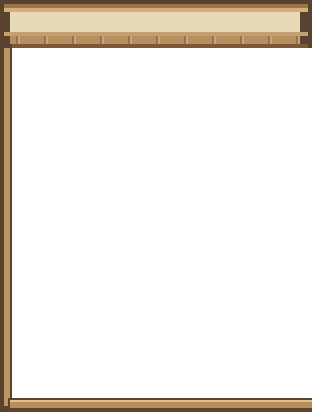
#> input picture assets/housing/interior/extension_walls_4.png, 312 x 412 px, given in place of ground.png, which was not available; the run also reads 1 picture not shown here
$ python generate_home_interior_assets.py
#> lines starting #> are read from the running program, lines starting #| are printed output that depends on the picture; pictures that were not available may be replaced by others from this repository, and a replacement may not be noted
"""Original cottage pixel furnishings, hand-programmed from the project's palette.
User-provided references guide warmth, material layering and room organization only.
No image extraction, stock/game assets, image-generation API or AI-image claim.
"""
from pathlib import Path
import random
from PIL import Image,ImageDraw
R=Path(__file__).resolve().parents[1]
D=R/'assets/housing/interior'
D.mkdir(parents=True,exist_ok=True)
O='#49352b'; DARK='#624535'; WOOD='#9a6b45'; WARM='#c29665'; LIGHT='#e1bb84'; PAPER='#ebdbb5'
def canvas(w,h):
 im=Image.new('RGBA',(w//2,h//2));return im,ImageDraw.Draw(im)
def save(im,name): im.resize((im.width*2,im.height*2),Image.NEAREST).save(D/(name+'.png'))
def shadow(d,box):
 x,y,w,h=box;d.ellipse((x-2,y+h-4,x+w+3,y+h+1),fill=(35,28,24,48));d.ellipse((x,y+h-3,x+w,y+h),fill=(35,28,24,74))
def wood(d,box,seed=1,palette=(O,DARK,WOOD,WARM,LIGHT)):
 x,y,w,h=box;r=random.Random(seed);a,b,c,e,f=palette
 d.rectangle((x,y,x+w-1,y+h-1),fill=a);d.rectangle((x+1,y+1,x+w-2,y+h-3),fill=c)
 d.line((x+1,y+1,x+w-2,y+1),fill=f);d.line((x+1,y+2,x+w-2,y+2),fill=e)
 for j in range(y+4,y+h-3,5):
  d.line((x+2,j,x+w-3,j),fill=b)
  if w>12:
   start=r.randint(x+3,x+w-8);d.line((start,j-2,min(start+r.randint(4,11),x+w-4),j-2),fill=e)
 d.line((x+w-2,y+3,x+w-2,y+h-3),fill=b)
def pot(d,x,y,s=1,flowers=False):
 d.ellipse((x-5*s,y-2*s,x+6*s,y+2*s),fill=(38,34,22,65))
 d.polygon([(x-4*s,y-8*s),(x+5*s,y-8*s),(x+3*s,y),(x-2*s,y)],fill='#926347')
 d.rectangle((x-5*s,y-10*s,x+6*s,y-7*s),fill='#c49065');d.line((x-3*s,y-6*s,x-2*s,y-1*s),fill='#d5aa78',width=s)
 for ox,oy in [(-6,-15),(4,-20),(-1,-25),(8,-12),(-7,-23)]:
  d.line((x,y-10*s,x+ox*s,y+oy*s),fill='#52623b',width=s)
  d.polygon([(x+ox*s,y+oy*s),(x+(ox-4)*s,y+(oy-4)*s),(x+(ox-2)*s,y+(oy-6)*s),(x+(ox+3)*s,y+(oy-2)*s)],fill='#6f854b')
  d.line((x+ox*s,y+oy*s,x+(ox-1)*s,y+(oy-3)*s),fill='#a2ad68',width=s)
  if flowers:d.rectangle((x+(ox-1)*s,y+(oy-5)*s,x+(ox+1)*s,y+(oy-3)*s),fill='#dca584')
def book(d,x,y,w=8,h=5,color='#66776e'):
 d.rectangle((x,y,x+w,y+h),fill=O);d.rectangle((x+1,y,x+w-1,y+h-1),fill=color)
 d.line((x+1,y+1,x+w-1,y+1),fill=PAPER);d.line((x+w-2,y+2,x+w-2,y+h-1),fill='#b4a181')
def rug(w,h,name,base='#486c5b',accent='#b5a270'):
 im,d=canvas(w,h);w//=2;h//=2
 d.rectangle((1,1,w-2,h-2),fill='#473d36');d.rectangle((2,2,w-3,h-3),fill=accent);d.rectangle((4,4,w-5,h-5),fill=base)
 d.rectangle((6,6,w-7,h-7),outline=accent);d.rectangle((8,8,w-9,h-9),outline='#7a865c')
 for x in range(6,w-5,5):
  d.line((x,2,x,3),fill=PAPER);d.line((x,h-4,x,h-3),fill=PAPER)
 for y in range(8,h-7,6):
  for x in range(10,w-9,8):d.polygon([(x,y-1),(x+2,y+1),(x,y+3),(x-2,y+1)],fill=accent)
 cx=w//2;cy=h//2
 for offset,color in [(10,accent),(7,base),(4,accent)]:d.polygon([(cx,cy-offset),(cx+offset,cy),(cx,cy+offset),(cx-offset,cy)],fill=color)
 save(im,name)
# Sixteen-pixel native plank tiles become the existing thirty-two-pixel map cells.
for polished in [False,True]:
 im=Image.open(R/'assets/tilesets/ground.png').convert('RGBA');tile=Image.new('RGBA',(16,16));d=ImageDraw.Draw(tile);r=random.Random(401 if polished else 127)
#> further down, im is the input picture: PIL image 312x412 RGBA; mean R, G, B, A 31.2, 26, 19.4, 46.7
 palette=['#aa784e','#b38155','#bc8b5d','#c39466'] if polished else ['#987047','#a7794e','#b38457','#ac7d51']
 for row in range(2):
  y=row*8;d.rectangle((0,y,15,y+7),fill=palette[row+1]);d.line((0,y,15,y),fill='#705035');d.line((0,y+1,15,y+1),fill='#c79c70')
  joint=4 if row==0 else 12;d.line((joint,y+1,joint,y+7),fill='#805839')
  for i in range(5):
   x=r.randint(0,12);yy=y+r.randint(3,6);d.line((x,yy,min(15,x+r.randint(2,7)),yy),fill=palette[r.randrange(len(palette))])
  d.point((joint+2,y+3),fill='#79573b')
 im.paste(tile.resize((32,32),Image.NEAREST),(224,0));im.save(D/('floor_polished_atlas.png' if polished else 'floor_oak_atlas.png'))
# Transparent wall cutaway; floor stays a real TileMap and props have individual footprints.
for level in range(1,5):
 im,d=canvas(640,464)
 d.rectangle((0,0,319,39),fill='#3c332c');d.rectangle((8,8,311,35),fill='#c19d70')
 for x in range(9,312,10):
  d.rectangle((x,9,x+8,34),fill=('#b99368' if (x//10)%3 else '#c9a77a'));d.line((x,10,x,33),fill='#99714f');d.line((x+1,10,x+1,31),fill='#dbb789')
 for y in [4,6,34,36]:d.rectangle((3,y,316,y+2),fill=O if y in [4,36] else '#a5784b')
 for x in [2,14,304,316]:
  d.rectangle((x,4,x+3,43),fill=O);d.line((x+1,6,x+1,39),fill='#b1895a')
 # Side and foreground cutaway wall beams with a true doorway recess.
 for x in [0,304]:
  if x==0:
   spans=[(40,215)] if level==1 else [(40,135),(184,215)]
  else:spans=[(40,215)]
  for a,b in spans:
   d.rectangle((x,a,x+15,b),fill='#514131');d.rectangle((x+2,a,x+11,b),fill='#99784f');d.line((x+3,a,x+3,b),fill='#c4a16d')
   for y in range(a+8,b,16):d.line((x+5,y,x+10,y+2),fill='#725537')
 for a,b in [(0,145),(175,319)]:
  d.rectangle((a,216,b,231),fill=O);d.rectangle((a+2,217,b-2,226),fill='#a07c51');d.line((a+2,218,b-2,218),fill='#d6b37b')
 d.rectangle((146,215,174,231),fill='#4d3a2a')
 for y in [218,222,226,230]:d.rectangle((147,y,173,y+2),fill='#af8856');d.line((148,y,172,y),fill='#e2be84')
 # Small decorative nail heads keep large beams from reading as flat rectangles.
 for x in [7,20,299,311]:
  for y in [7,36,220]:d.rectangle((x,y,x+1,y+1),fill='#493c2d');d.point((x,y),fill='#d4b982')
 save(im,'walls_'+str(level))
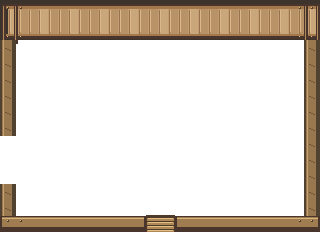
#> im: PIL image 320x232 RGBA; mean R, G, B, A 43.6, 34.3, 24.3, 78.4; transparent parts drawn white
# Window: leaded glass, layered frame, curtains and sill plants.
im,d=canvas(88,64);wood(d,(2,2,40,27),8)
d.rectangle((6,5,37,22),fill='#314c51');d.rectangle((7,6,36,21),fill='#7baaa4');d.rectangle((8,7,35,12),fill='#aacbc0')
for x in [10,20,30]:d.line((x,8,x-3,20),fill='#c8dfcc')
d.line((22,5,22,22),fill='#dfc193',width=2);d.line((6,14,38,14),fill='#dfc193',width=2)
d.polygon([(2,2),(11,2),(11,7),(8,14),(9,22),(4,23)],fill='#d0b889');d.line((6,3,6,12),fill='#e6d5a8')
d.polygon([(34,2),(42,2),(40,23),(35,21),(36,14),(32,7)],fill='#d0b889');d.line((38,3,38,12),fill='#edddb7')
wood(d,(0,25,44,5),5);save(im,'window')
# Shelf / dresser, ceramic dishes and varied book spines.
im,d=canvas(136,80);shadow(d,(2,6,64,31));wood(d,(3,2,62,35),41)
for yy in [6,17]:
 d.rectangle((7,yy,60,yy+8),fill='#523d2e')
 for j,x in enumerate(range(9,58,8)):
  if yy==6:
   d.ellipse((x,yy+2,x+5,yy+6),fill=['#9da58b','#c0ab7c','#7b9990'][j%3]);d.line((x+1,yy+2,x+4,yy+2),fill=PAPER)
  else:
   d.rectangle((x,yy+1,x+4,yy+6),fill=['#718977','#947965','#b69872'][j%3]);d.line((x+1,yy+2,x+3,yy+2),fill='#dcc89e')
for x in [8,34]:
 d.rectangle((x,28,x+24,33),fill='#765339');d.rectangle((x+1,28,x+23,31),fill='#af8253');d.rectangle((x+11,30,x+13,31),fill='#e7c68a')
d.ellipse((49,0,57,5),fill='#b7ad8d');d.ellipse((51,0,55,2),fill='#ddd1b2');save(im,'dresser')
#> in save (call 6), `def save(im,name): im.resize((im.width*2,im.height*2),Image.NEAREST).s..`:
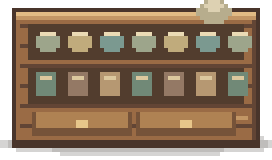
#> saved as dresser.png: PIL image 136x80 RGBA (shown 2 times larger); mean R, G, B, A 102.4, 81.4, 60.5, 207.1; transparent parts drawn white
# Bed has a detailed quilt, slats, pillow seams and carved posts in the original footprint.
for quilt in [False,True]:
 im,d=canvas(96,128);shadow(d,(1,3,45,59));wood(d,(2,1,43,61),31)
 d.rectangle((5,6,41,59),fill='#d2bd91');d.rectangle((7,9,39,22),fill='#eee2bf')
 d.line((8,10,38,10),fill='#fff0ce');d.line((8,20,38,20),fill='#b5a789');d.line((23,10,23,20),fill='#d0c5a6')
 d.rectangle((5,24,41,58),fill='#657c62' if not quilt else '#8f655b')
 for y in range(25,58,5):
  d.line((6,y,40,y),fill='#8e9c75' if not quilt else '#bd8e76')
  if quilt:
   for x in range(8,40,6):d.rectangle((x,y+1,x+2,y+3),fill='#d7b99c' if (x+y)%2 else '#6e6452')
  else:
   for x in [11,34]:d.line((x,y+1,x,y+3),fill='#b4bb93')
 d.rectangle((5,23,41,27),fill='#a8b18e' if not quilt else '#dbc29c');d.line((6,24,40,24),fill=PAPER)
 for x in [2,42]:
  d.rectangle((x,0,x+2,63),fill=O);d.line((x+1,3,x+1,60),fill='#b9935e');d.rectangle((x-1,0,x+3,3),fill='#dfbb7f')
 save(im,'bed_quilt' if quilt else 'bed')
#> this loop made 2 passes
#> pass 1, in save (call 7), `def save(im,name): im.resize((im.width*2,im.height*2),Image.NEAREST).s..`:
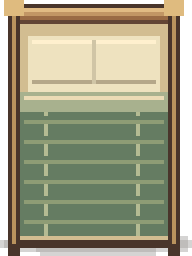
#> saved as bed.png: PIL image 96x128 RGBA (shown 2 times larger); mean R, G, B, A 128.5, 127.1, 100.2, 221.6; transparent parts drawn white
# Dining table, runner, earthenware and independent chairs.
im,d=canvas(120,84);shadow(d,(5,12,50,28));wood(d,(8,5,44,30),19)
for x in [9,47]:d.rectangle((x,31,x+3,40),fill=DARK);d.line((x+1,32,x+1,38),fill=WOOD)
d.rectangle((23,7,34,31),fill='#8b6556');d.line((24,8,24,30),fill='#c59c78');d.line((33,8,33,30),fill='#d1ab82')
d.ellipse((20,12,37,24),fill='#5b4d36');d.ellipse((21,12,36,22),fill='#b29158');d.ellipse((23,13,34,20),fill='#6c7845')
for x,y,c in [(26,16,'#cf9556'),(30,15,'#a95643'),(28,19,'#dcb568')]:d.rectangle((x,y,x+2,y+2),fill=c)
d.ellipse((39,9,45,15),fill='#b3b69a');d.ellipse((40,10,44,13),fill='#725744');save(im,'dining_table')
#> in save (call 9), `def save(im,name): im.resize((im.width*2,im.height*2),Image.NEAREST).s..`:
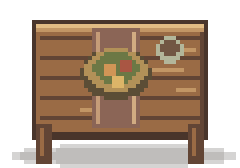
#> saved as dining_table.png: PIL image 120x84 RGBA (shown 2 times larger); mean R, G, B, A 77.3, 57.7, 40.8, 144.6; transparent parts drawn white
for name,flip in [('chair_left',False),('chair_right',True)]:
 im,d=canvas(28,48);wood(d,(2,2,10,18),5);d.rectangle((4,5,9,13),fill='#6c8066');d.line((5,6,5,12),fill='#9da87d');wood(d,(1,16,12,5),12)
 for x in [2,10]:d.rectangle((x,20,x+1,23),fill=O)
 if flip:im=im.transpose(Image.FLIP_LEFT_RIGHT)
 save(im,name)
# Kitchen: stone backsplash, stove with iron pan, sink/tap, worktop and lower cabinetry.
im,d=canvas(128,72);shadow(d,(1,8,62,26))
d.rectangle((1,0,62,15),fill='#a99a79')
for y in range(1,15,5):
 for x in range(2+(3 if y%2 else 0),62,7):d.rectangle((x,y,x+5,y+3),fill='#c3b390');d.line((x,y,x+5,y),fill='#d6c5a1')
wood(d,(2,14,59,19),20);d.rectangle((1,13,62,17),fill='#c3af88');d.line((2,13,61,13),fill='#ead3a6')
for x in [5,24,43]:
 d.rectangle((x,20,x+16,29),fill='#755139');d.rectangle((x+1,20,x+15,27),fill='#a4764e');d.rectangle((x+7,22,x+9,23),fill='#d4b47f')
d.rectangle((3,9,24,16),fill='#4c5550');d.rectangle((5,10,22,15),fill='#76827a');d.ellipse((8,10,16,14),fill='#333c37');d.ellipse((9,9,17,13),fill='#88958a');d.line((17,10,22,8),fill='#444d46',width=2)
d.rectangle((31,10,52,16),fill='#5e736d');d.rectangle((33,11,50,15),fill='#91b1a5');d.line((36,12,47,12),fill='#d9e4cb')
d.line((41,10,41,6),fill='#a3b5a6',width=2);d.line((41,6,46,6),fill='#d0d5b8',width=2);d.line((46,6,46,9),fill='#81998b')
wood(d,(55,5,7,10),4);d.rectangle((57,2,59,7),fill='#899968');d.ellipse((54,1,61,4),fill='#658253')
d.rectangle((8,22,18,28),fill='#3e4540');d.rectangle((10,23,16,26),fill='#b3814f');save(im,'kitchen')
#> in save (call 12), `def save(im,name): im.resize((im.width*2,im.height*2),Image.NEAREST).s..`:
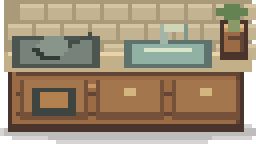
#> saved as kitchen.png: PIL image 128x72 RGBA (shown 2 times larger); mean R, G, B, A 131.6, 114.5, 89.9, 227.5; transparent parts drawn white
# Fireplace and hearth; warm stone has mortar, soot, embers and a stacked-wood niche.
for grand in [False,True]:
 im,d=canvas(96,112);shadow(d,(3,18,42,36));d.rectangle((7,1,40,39),fill='#55493d')
 for y in range(2,39,6):
  for x in range(8+(4 if y%12 else 0),39,9):
   d.rectangle((x,y,min(x+7,39),y+4),fill=['#7a7360','#8b816c','#6d6a59'][(x+y)//3%3]);d.line((x,y,min(x+7,39),y),fill='#a0967a')
 wood(d,(2,18,44,6),23);d.rectangle((9,26,38,47),fill='#413b31');d.rectangle((12,29,35,46),fill='#241f1c')
 d.rectangle((10,45,37,50),fill='#85806b');d.line((11,46,36,46),fill='#b0a38a')
 for x in [16,22,28]:d.rectangle((x,42,x+6,44),fill='#714a2c');d.line((x,42,x+5,42),fill='#bd7b3d')
 for x,h in [(16,7),(21,13),(27,10),(31,6)]:
  d.polygon([(x,43),(x-2,38),(x+1,43-h),(x+4,39),(x+3,43)],fill='#d88a36');d.polygon([(x+1,43),(x+1,38),(x+2,35),(x+3,43)],fill='#f0c45e')
 if grand:
  d.ellipse((18,8,30,18),fill='#473f32');d.ellipse((19,8,29,17),fill='#bba878');d.line((24,10,24,13),fill=O);d.line((24,13,27,14),fill=O)
 save(im,'fireplace_grand' if grand else 'fireplace')
#> this loop made 2 passes
#> pass 1, in save (call 13), `def save(im,name): im.resize((im.width*2,im.height*2),Image.NEAREST).s..`:
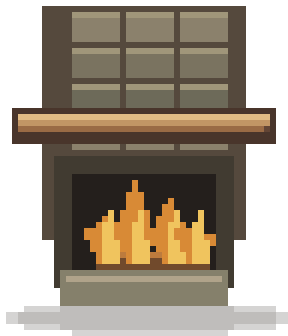
#> saved as fireplace.png: PIL image 96x112 RGBA (shown 3 times larger); mean R, G, B, A 75, 63.5, 47.8, 167.3; transparent parts drawn white
# Sofa, mail writing desk, storage chest and side study furniture.
im,d=canvas(88,56);shadow(d,(0,12,44,14));wood(d,(1,11,42,14),11)
d.rectangle((3,2,40,19),fill='#465e50');d.rectangle((5,3,38,16),fill='#788d69');d.line((6,4,37,4),fill='#aab18b')
for x in [4,22]:d.rectangle((x,15,x+17,23),fill='#8a9b74');d.line((x+1,16,x+16,16),fill='#b9bd94');d.line((x+2,22,x+15,22),fill='#657958')
for x in [0,38]:d.rectangle((x,10,x+5,25),fill='#59725a');d.line((x+1,11,x+4,11),fill='#a9b58c')
d.rectangle((6,6,14,14),fill='#bc9b74');d.line((8,8,12,12),fill='#e3c6a1');save(im,'sofa')
#> in save (call 15), `def save(im,name): im.resize((im.width*2,im.height*2),Image.NEAREST).s..`:
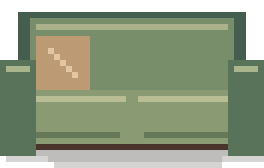
#> saved as sofa.png: PIL image 88x56 RGBA (shown 3 times larger); mean R, G, B, A 100.2, 110.8, 84.7, 207.3; transparent parts drawn white
im,d=canvas(88,56);shadow(d,(3,11,38,14));wood(d,(3,4,38,20),10)
#> (the rest of the program and of its run is left out)
